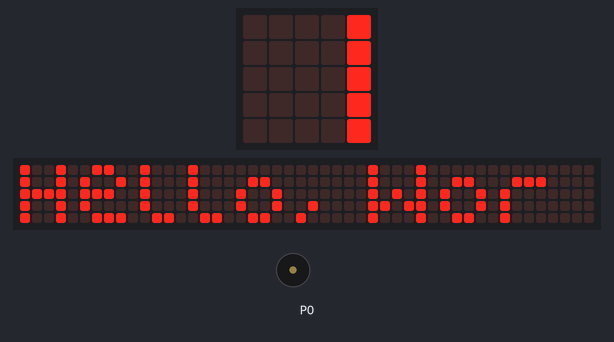
A program run on a simulated BBC micro:bit running MicroPython. On the bench: the board's 5×5 LED display, a strip that is not on the board, showing the scrolling text unrolled, buzzer (waves = sounding). The 48×5 strip is a reading aid, not a part: it shows the text the display is scrolling, unrolled, one strip-width of it at a time.

Above: at 37.07 s.
At 39.17 s:
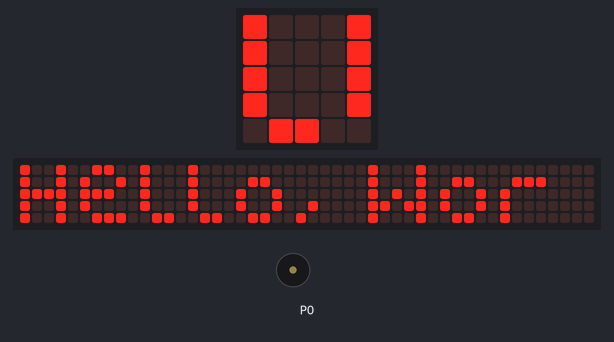
At 41.57 s:
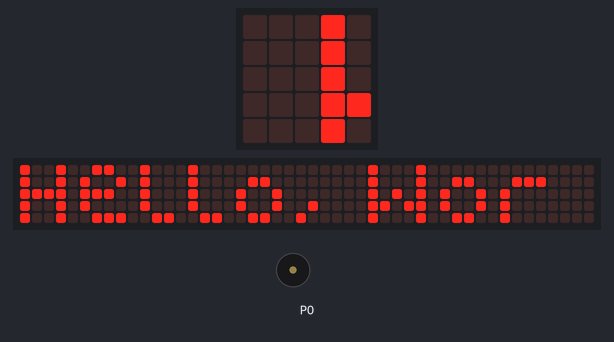
At 46.2 s:
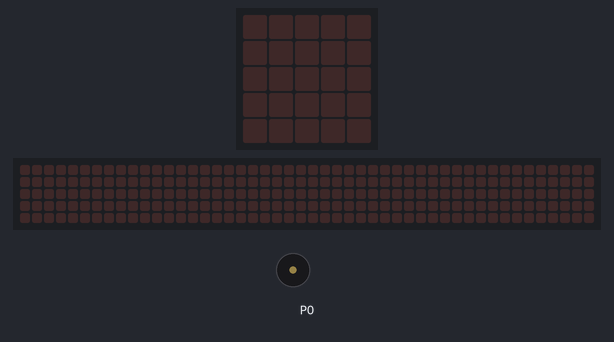
Timing chart, 0 to 47.7 s (numbered marks = the images above):
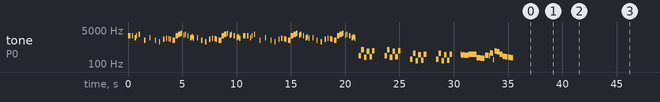

The program:

Mario_Music.py
```python
# Create program to play various tunes from the original Super Mario Brothers
# Note order derived from https://github.com/robsoncouto/arduino-songs/
# GenCyber Camp 2021
# Paul Hummel

from microbit import *
import music

mario_tune = ["E7:1","E7","R","E7","R","C7","E7","R","G7","R","R","R","G6","R","R","R",
 "C7","R","R","R","G6","R","R","E6","R","R","A6","R","B6","R","A#6","A6","R",
 "G6:2","E7","G7","A7:1","R","F7","G7","R","E7","R","C7","D7","B6","R","R",
 "C7","R","R","G6","R","R","E6","R","R","A6","R","B6","R","A#6","A6","R",
 "G6:2","E7","G7","A7:1","R","F7","G7","R","E7","R","C7","D7","B6","R","R"]

mario_underworld = [
"C4:2","C5","A3","A4",
"A#3", "A#4","R:3",
"R:4",
"C4:2","C5","A3","A4",
"A#3", "A#4","R:3",
"R:4",
"F3:2","F4","D3","D4",
"D#3","D#4","R:3",
"R:4",
"F3:2","F4","D3","D4",
"D#3","D#4","R:3",
"R","D#4:1","C#4","D4",
"C#4:3","D#4",
"D#4","G#3",
"G3","C#4",
"C4:1","F#4","F4","E3","A#4","A4",
"G#4:2","D#4","B3",
"A#3","A3","G#3",
"R:4","R","R"]

music.play(mario_tune)
music.play(mario_tune)
music.play(mario_underworld)

while True:
    display.scroll("Hello, World!")
    sleep(2000)
```
